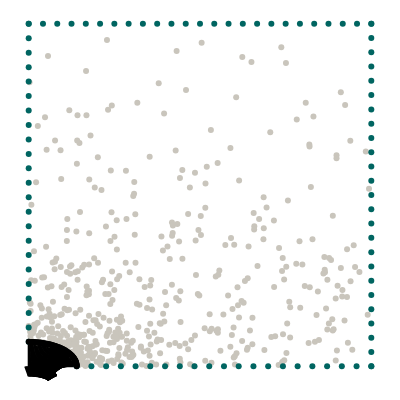

The notebook cell saved with this chart:
### Code cell
import torch
from torch.optim.lr_scheduler import StepLR, ExponentialLR
import numpy as np
from scipy.stats import qmc
from plotly.express.colors import sequential
import plotly.graph_objects as go
import plotly.figure_factory as ff
from tqdm import tqdm
import matplotlib.pyplot as plt
from scipy.interpolate import interp1d

from global_constants import L, R, MU, LBD, N1, N2

torch.set_default_dtype(torch.float32)
device = torch.device('cuda' if torch.cuda.is_available() else 'cpu')

# Elliptical axis in x direction
Rx = 0.14
# Elliptical axis in y direction
Ry = R**2 / Rx
# Number of points for one boundary 
N = 25
# Number of collocation points
collo_number = 512

# Number of hidden neurons
hn = 30 #previous value hn->50

# Weight of PDE loss
# W_PDE = 0.00001 #previous value -> 0.001
# # Weight of Neumann loss
# W_NEU = 0.0005 #previous value -> 0.05 
# # Weight of data losses
# W_STRESS = 0.0
# W_DISP = 0.0


# Load reference data
data_input = torch.as_tensor(
    np.loadtxt(f"data/inputs_Rx={Rx}.csv", delimiter=","), device=device
)
print(torch.cuda.is_available())
print(device)
data_output = torch.as_tensor(
    np.loadtxt(f"data/outputs_Rx={Rx}.csv", delimiter=","), device=device
)

# Create collocation points
points = L * qmc.LatinHypercube(d=2).random(N**4)
mask = (((points[:, 0] ** 2) / (Rx**2)) + ((points[:, 1] ** 2) / (Ry**2))) > 1
valid_points = points[mask]
density = 1 / (valid_points[:,0]**2 / Rx**2 + valid_points[:,1]**2 / Ry**2)
selected_points = np.random.choice(len(valid_points[:,0]), size= collo_number, replace= False,  p = density / np.sum(density))
collocation = torch.tensor(valid_points[selected_points], requires_grad=True, device=device)
print(device)

# Boundary points
x_top = torch.linspace(0, L, N, requires_grad=True)
y_top = L * torch.ones((N, 1), requires_grad=True)
top = torch.column_stack([x_top, y_top])
top = top.to(device)

NN = int(N * (L - Rx) / L)
x_bottom = torch.linspace(Rx, L, NN)
y_bottom = torch.zeros((NN, 1))
bottom = torch.column_stack([x_bottom, y_bottom])
bottom = bottom.to(device)

NN = int(N * (L - Ry) / L)
x_left = torch.zeros((NN, 1))
y_left = torch.linspace(Ry, L, NN)
left = torch.column_stack([x_left, y_left])
left = left.to(device)

x_right = L * torch.ones((N, 1))
y_right = torch.linspace(0, L, N)
right = torch.column_stack([x_right, y_right])
right = right.to(device)

phi = np.linspace(0, 0.5 * np.pi, int(5*N * np.pi * Rx / L))
x_hole = torch.tensor(Rx * np.cos(phi), requires_grad=True)
y_hole = torch.tensor(Ry * np.sin(phi), requires_grad=True)
n_hole = torch.tensor(np.stack([-Ry * np.cos(phi), -Rx * np.sin(phi)]).T)
n_hole = n_hole / torch.linalg.norm(n_hole, axis=1)[:, None]
hole = torch.column_stack([x_hole, y_hole])
hole = hole.float()
n_hole = n_hole.float()
hole = hole.to(device)
n_hole = n_hole.to(device)

# Visualize geometry
with torch.no_grad():
    mode = "markers"
    gray = dict(color="#C9C5BC")
    green = dict(color="#006561")
    black = dict(color="black")
    fig = ff.create_quiver(hole[:, 0].cpu(), hole[:, 1].cpu(), n_hole[:, 0].cpu(), n_hole[:, 1].cpu(), marker=black)
    fig.add_trace(go.Scatter(x=collocation[:, 0].cpu(), y=collocation[:, 1].cpu(), mode=mode, marker=gray))
    fig.add_trace(go.Scatter(x=top[:, 0].cpu(), y=top[:, 1].cpu(), mode=mode, marker=green))
    fig.add_trace(go.Scatter(x=bottom[:, 0].cpu(), y=bottom[:, 1].cpu(), mode=mode, marker=green))
    fig.add_trace(go.Scatter(x=left[:, 0].cpu(), y=left[:, 1].cpu(), mode=mode, marker=green))
    fig.add_trace(go.Scatter(x=right[:, 0].cpu(), y=right[:, 1].cpu(), mode=mode, marker=green))
    fig.add_trace(go.Scatter(x=hole[:, 0].cpu(), y=hole[:, 1].cpu(), mode=mode, marker=black))
    fig.layout.yaxis.scaleanchor = "x"
    fig.update_layout(
        template="none",
        width=400,
        height=400,
        margin=dict(l=0, r=0, b=0, t=0),
        showlegend=False,
    )
    fig.update_xaxes(visible=False)
    fig.update_yaxes(visible=False)
    fig.show()

### Figure 1 — Plotly figure (JSON) as saved in the notebook; plotly's stock layout.template omitted (floating-point values rounded to 4 significant figures; data arrays with more than 128 entries replaced by an {"elided": "..."} marker saying what was removed)
{"data": [{"marker": {"color": "black"}, "mode": "lines", "type": "scatter", "x": {"elided": "378 float values"}, "y": {"elided": "378 float values"}}, {"marker": {"color": "#C9C5BC"}, "mode": "markers", "type": "scatter", "x": {"elided": "512 float values"}, "y": {"elided": "512 float values"}}, {"marker": {"color": "#006561"}, "mode": "markers", "type": "scatter", "x": [0, 0.04167, 0.08333, 0.125, 0.1667, 0.2083, 0.25, 0.2917, 0.3333, 0.375, 0.4167, 0.4583, 0.5, 0.5417, 0.5833, 0.625, 0.6667, 0.7083, 0.75, 0.7917, 0.8333, 0.875, 0.9167, 0.9583, 1], "y": [1, 1, 1, 1, 1, 1, 1, 1, 1, 1, 1, 1, 1, 1, 1, 1, 1, 1, 1, 1, 1, 1, 1, 1, 1]}, {"marker": {"color": "#006561"}, "mode": "markers", "type": "scatter", "x": [0.14, 0.183, 0.226, 0.269, 0.312, 0.355, 0.398, 0.441, 0.484, 0.527, 0.57, 0.613, 0.656, 0.699, 0.742, 0.785, 0.828, 0.871, 0.914, 0.957, 1], "y": [0, 0, 0, 0, 0, 0, 0, 0, 0, 0, 0, 0, 0, 0, 0, 0, 0, 0, 0, 0, 0]}, {"marker": {"color": "#006561"}, "mode": "markers", "type": "scatter", "x": [0, 0, 0, 0, 0, 0, 0, 0, 0, 0, 0, 0, 0, 0, 0, 0, 0, 0, 0, 0, 0, 0, 0], "y": [0.07143, 0.1136, 0.1558, 0.1981, 0.2403, 0.2825, 0.3247, 0.3669, 0.4091, 0.4513, 0.4935, 0.5357, 0.5779, 0.6201, 0.6623, 0.7045, 0.7468, 0.789, 0.8312, 0.8734, 0.9156, 0.9578, 1]}, {"marker": {"color": "#006561"}, "mode": "markers", "type": "scatter", "x": [1, 1, 1, 1, 1, 1, 1, 1, 1, 1, 1, 1, 1, 1, 1, 1, 1, 1, 1, 1, 1, 1, 1, 1, 1], "y": [0, 0.04167, 0.08333, 0.125, 0.1667, 0.2083, 0.25, 0.2917, 0.3333, 0.375, 0.4167, 0.4583, 0.5, 0.5417, 0.5833, 0.625, 0.6667, 0.7083, 0.75, 0.7917, 0.8333, 0.875, 0.9167, 0.9583, 1]}, {"marker": {"color": "black"}, "mode": "markers", "type": "scatter", "x": [0.14, 0.1399, 0.1398, 0.1394, 0.139, 0.1385, 0.1378, 0.137, 0.1361, 0.135, 0.1339, 0.1326, 0.1312, 0.1297, 0.1281, 0.1264, 0.1246, 0.1226, 0.1205, 0.1184, 0.1161, 0.1137, 0.1113, 0.1087, 0.1061, 0.1033, 0.1005, 0.09752, 0.0945, 0.0914, 0.08821, 0.08495, 0.08162, 0.07821, 0.07474, 0.07119, 0.06759, 0.06393, 0.06021, 0.05644, 0.05262, 0.04875, 0.04484, 0.04089, 0.0369, 0.03288, 0.02884, 0.02476, 0.02067, 0.01656, 0.01243, 0.008294, 0.004149, 8.573e-18], "y": [0, 0.002117, 0.004231, 0.006343, 0.008448, 0.01055, 0.01264, 0.01471, 0.01678, 0.01883, 0.02086, 0.02288, 0.02487, 0.02684, 0.02879, 0.03072, 0.03262, 0.03449, 0.03632, 0.03813, 0.0399, 0.04164, 0.04334, 0.04501, 0.04663, 0.04821, 0.04975, 0.05125, 0.0527, 0.05411, 0.05547, 0.05678, 0.05803, 0.05924, 0.0604, 0.0615, 0.06255, 0.06355, 0.06449, 0.06537, 0.06619, 0.06696, 0.06767, 0.06831, 0.0689, 0.06943, 0.0699, 0.0703, 0.07065, 0.07093, 0.07115, 0.0713, 0.0714, 0.07143]}], "layout": {"height": 400, "hovermode": "closest", "margin": {"b": 0, "l": 0, "r": 0, "t": 0}, "showlegend": false, "width": 400, "xaxis": {"visible": false}, "yaxis": {"scaleanchor": "x", "visible": false}}}
